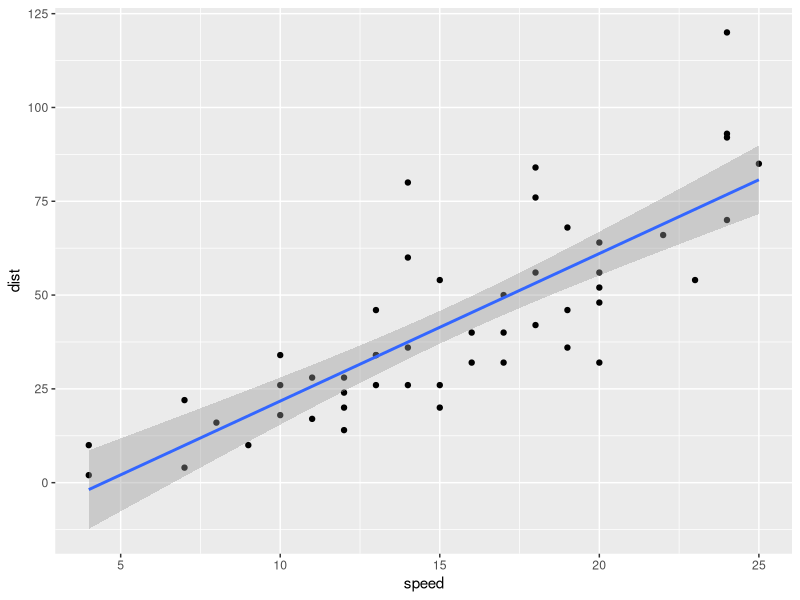
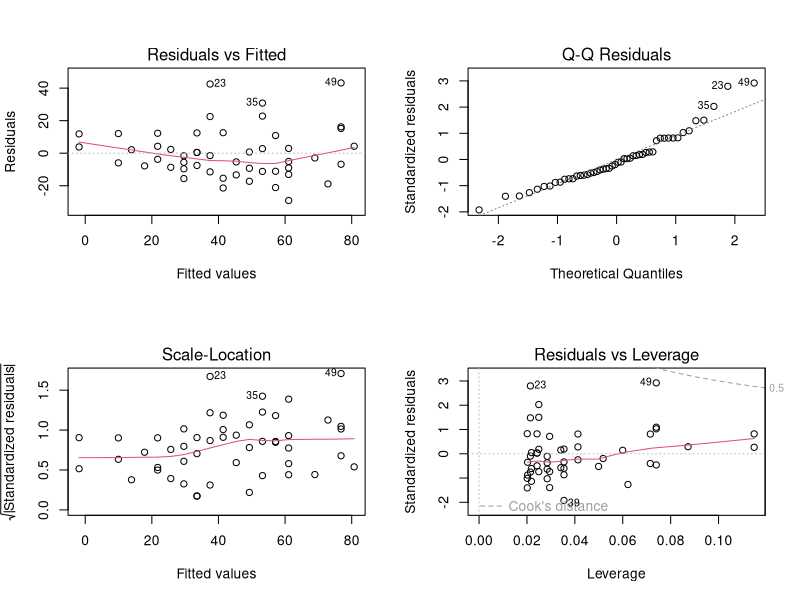

Here is the R script that generated these plots, in order:
## ---- chunk 1
knitr::opts_chunk$set(echo = TRUE)
library(tidyverse)
## ---- chunk 2
summary(cars)
## ---- chunk 3
glimpse(cars)
## ---- chunk 4
data(cars)
ggplot(cars,aes(x=speed,y=dist)) +
    geom_point() +
    geom_smooth(method='lm')
## ---- chunk 5
car.lm <- lm(dist ~ speed, data=cars)
summary(car.lm)
## ---- chunk 6
par(mfrow=c(2,2))
plot(car.lm)
